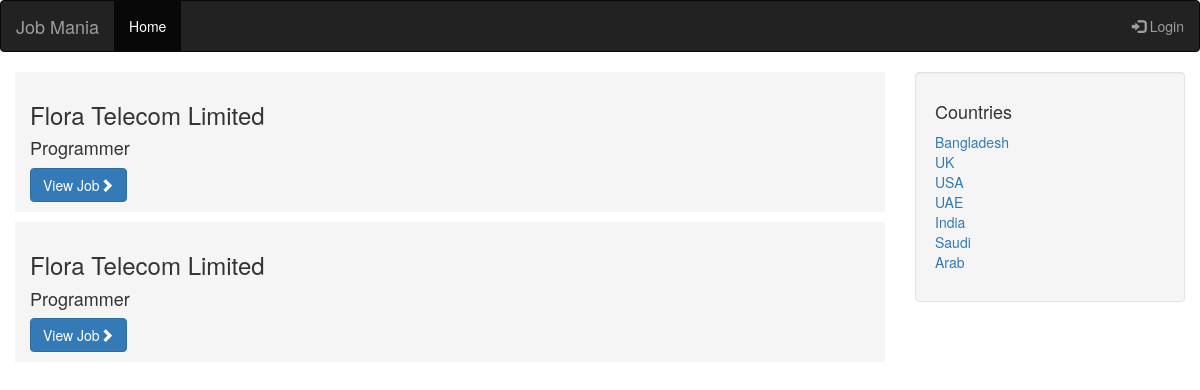
The page /jobPageCountry.php?countryName=Bangladesh on the database its author committed.
### tables this page shows
CREATE TABLE `jobs` (
  `jobId` int(11) NOT NULL,
  `jobTitle` text NOT NULL,
  `jobDescription` text NOT NULL,
  `jobCategory` text NOT NULL,
  `jobLocation` text NOT NULL,
  `jobCompany` text NOT NULL
);

CREATE TABLE `country` (
  `countryId` int(11) NOT NULL,
  `countryName` text NOT NULL
);

### jobPageCountry.php (the view, shortened to what this page needs)
<?php
include "dbconnect.php";
if(isset($_GET['countryName'])){
    $query="select * from jobs where jobLocation='".$_GET['countryName']."'";
}
$run=mysqli_query($conn,$query);
?>
<!doctype html>
<html>
    <head>
        <link rel="stylesheet" href="https://maxcdn.bootstrapcdn.com/bootstrap/3.3.7/css/bootstrap.min.css">
        <link rel="stylesheet" href="css/bootstrap.min.css">
        <link href="style.css" rel="stylesheet" type="text/css">
    </head>
    <body>
        <nav class="navbar navbar-inverse">
            <div class="container-fluid">
                <div class="navbar-header">
                    <a class="navbar-brand" href="index.php">Job Mania</a>
                </div>
                <ul class="nav navbar-nav">
                    <li role="presentation" class="active"><a href="index.php">Home</a></li>
                </ul>
                <ul class="nav navbar-nav navbar-right">
                    <li id="loginButton"><a href="#" id="loginButton" data-toggle="modal" data-target="#myModal"><span class="glyphicon glyphicon-log-in"></span> Login</a></li>
                </ul>
            </div>
        </nav>
        <div id="row">
            <div class="col-md-9">
                <div id="row">
                    <?php
                    while($row=mysqli_fetch_assoc($run)){ ?>
                    <div id="colorChange" class="col-md-12">
                        <h3><?php echo $row['jobCompany'];?></h3>
                        <h4><?php echo $row['jobTitle'];?></h4>
                        <a class="btn btn-primary" href="jobDetails.php?id=<?php echo $row['jobId'];?>">View Job<span class="glyphicon glyphicon-chevron-right"></span></a>
                    </div>
                    <?php
                                                        }
                    ?>
                </div>
            </div>
            <div class="col-md-3">
                <div class="well">
                    <h4>Countries</h4>
                    <div class="row">
                        <div class="col-lg-1">
                            <ul class="list-unstyled">
                                <?php
                                $query="select * from country";
                                $run=mysqli_query($conn,$query);
                                while($row=mysqli_fetch_assoc($run)){
                                    echo "<li><a href='jobPageCountry.php?countryName=".$row['countryName']."'>".$row['countryName']."</a></li>";
                                }
                                ?>
                            </ul>
                        </div>
                    </div>
                </div>
            </div>
        </div>
    </body>
</html>

### style.css (style rules this page uses)
* { margin:0; padding:0; }
#row ul li { display: inline-block; }

### jobPageCountry.php (style rules this page uses)
#colorChange { margin-bottom: 10px; padding-bottom: 10px; padding-top: 10px; background-color:#f5f5f5 ; }

### rows shown on the page
jobs: jobCompany "Flora Telecom Limited", jobTitle "Programmer"
jobs: jobCompany "Flora Telecom Limited", jobTitle "Programmer"
country: countryName "Bangladesh"
country: countryName "UK"
country: countryName "USA"
country: countryName "UAE"
country: countryName "India"
country: countryName "Saudi Arab"
